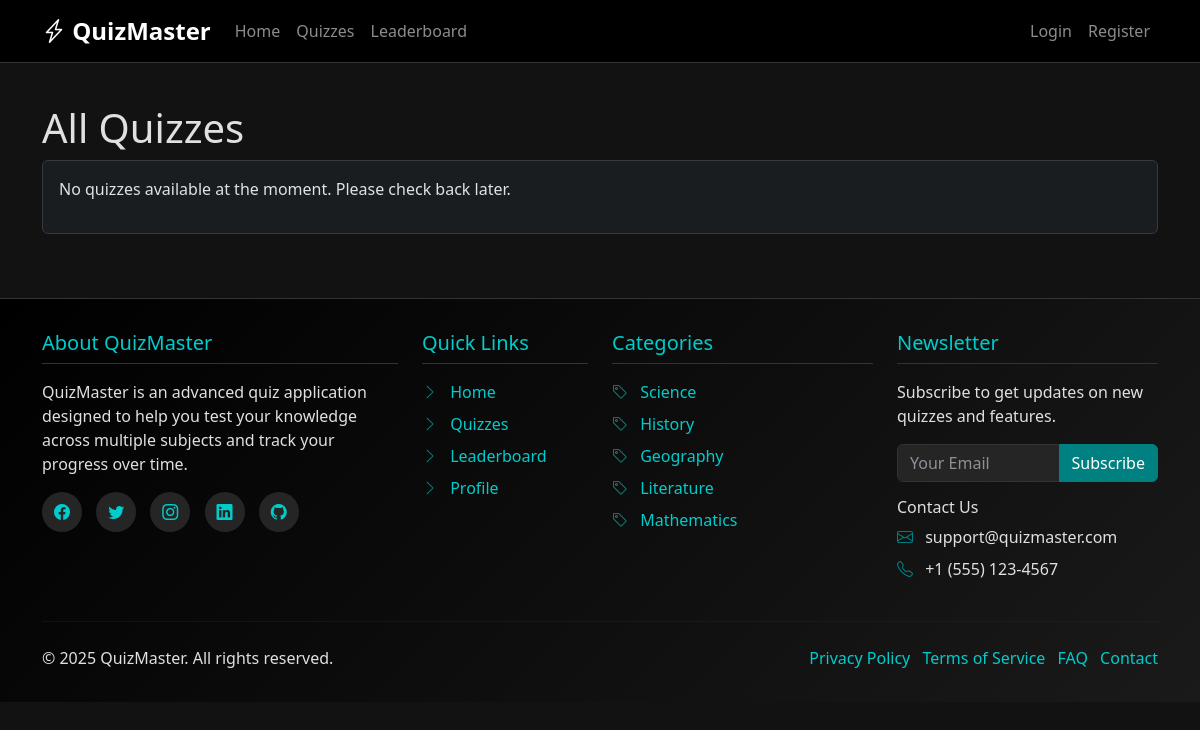
Before: /quizzes/ with the older database file.
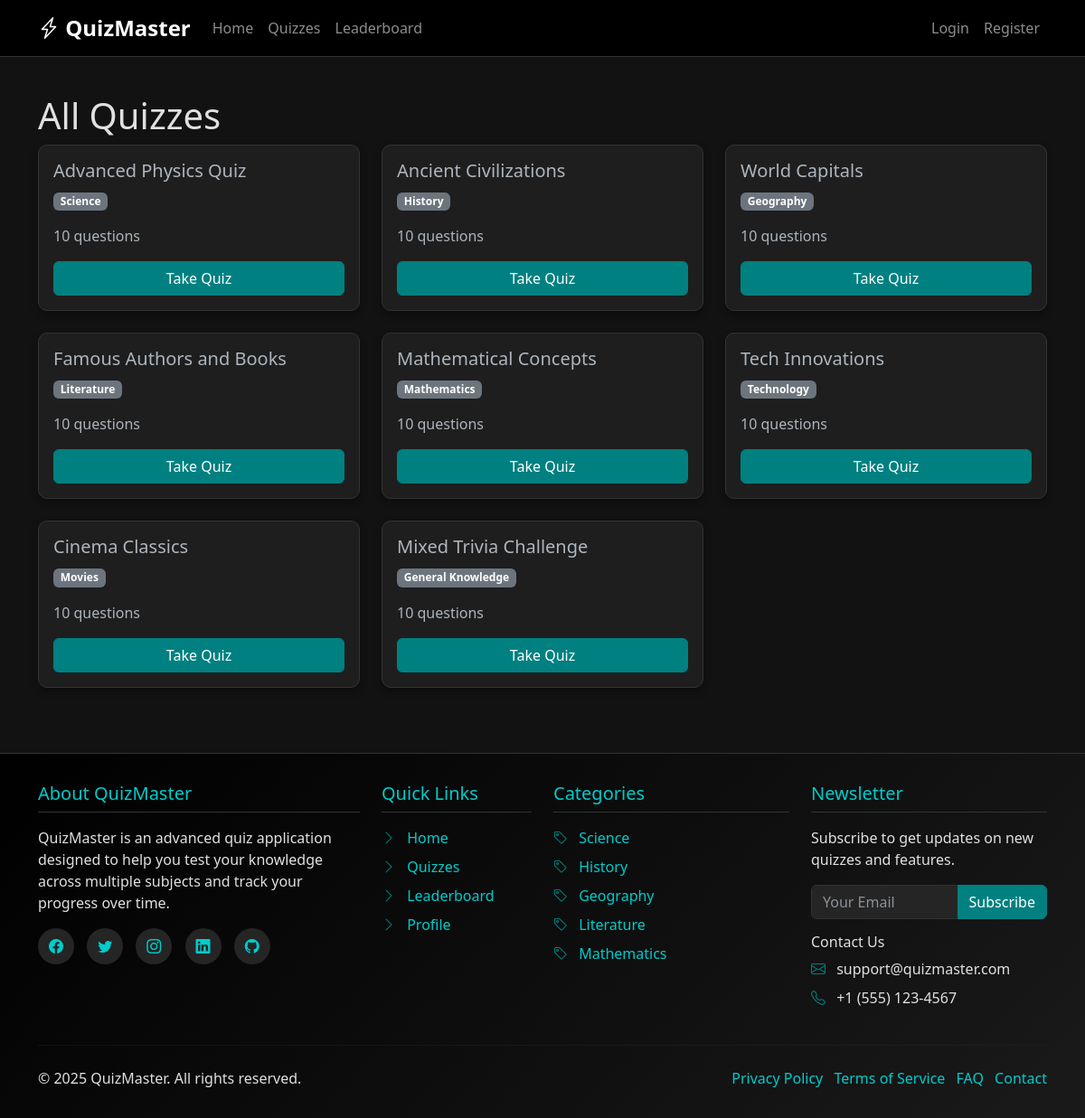
After: the same page with the newer database file.
### quiz/models.py (models this page shows, shortened)
class Quiz(models.Model):
    title = models.CharField(max_length=200)
    description = models.TextField(blank=True)
    category = models.ForeignKey(Category, on_delete=models.CASCADE, related_name="quizzes")
    created_at = models.DateTimeField(auto_now_add=True)
    is_active = models.BooleanField(default=True)
    time_limit = models.PositiveIntegerField(
        help_text="Time limit in minutes (0 for no limit)",
        default=0
    )
    class Meta:
        indexes = [
            models.Index(fields=['category']),
            models.Index(fields=['is_active']),
            models.Index(fields=['-created_at']),
        ]

class Category(models.Model):
    name = models.CharField(max_length=100, unique=True)
    description = models.TextField(blank=True)
    created_at = models.DateTimeField(auto_now_add=True)
    class Meta:
        verbose_name_plural = "Categories"
        indexes = [
            models.Index(fields=['name']),
        ]

### quiz/views.py (the view)
# urls.py: path("quizzes/", views.quiz_list, name="quiz_list"),
def quiz_list(request):
    quizzes = Quiz.objects.select_related('category').filter(is_active=True)
    paginator = Paginator(quizzes, 12)  # Show 12 quizzes per page
    page_number = request.GET.get('page')
    page_obj = paginator.get_page(page_number)
    return render(request, 'quiz/quiz_list.html', {'page_obj': page_obj})

### quiz/templates/quiz/quiz_list.html (shortened to what this page needs)
{% extends "quiz/base.html" %}
{% block content %}
<div class="container my-5">
  <h1>All Quizzes</h1>
  <div class="row">
    {% for quiz in page_obj %}
    <div class="col-md-4 mb-4">
      <div class="card h-100">
        <div class="card-body d-flex flex-column">
          <h5 class="card-title">{{ quiz.title }}</h5>
          <p class="card-text">
            <span class="badge bg-secondary">{{ quiz.category.name }}</span>
          </p>
          <p class="card-text flex-grow-1">
            {{ quiz.questions.count }} questions
          </p>
          <a href="{% url 'quiz_detail' quiz.id %}" class="btn btn-primary mt-auto">Take Quiz</a>
        </div>
      </div>
    </div>
    {% empty %}
    <div class="col-12">
      <div class="alert alert-dark">
        <p>No quizzes available at the moment. Please check back later.</p>
      </div>
    </div>
    {% endfor %}
  </div>
</div>
{% endblock %}

### quiz/templates/quiz/base.html (shortened to what this page needs)
<!doctype html>
<html lang="en" data-bs-theme="dark">
<head>
  <link href="https://cdn.jsdelivr.net/npm/bootstrap@5.3.0/dist/css/bootstrap.min.css" rel="stylesheet">
  <link rel="stylesheet" href="https://cdn.jsdelivr.net/npm/bootstrap-icons@1.10.0/font/bootstrap-icons.css">
</head>
<body>
  <nav class="navbar navbar-expand-lg navbar-dark fixed-top">
    <div class="container">
      <a class="navbar-brand" href="{% url 'home' %}">
        <i class="bi bi-lightning-charge"></i> QuizMaster
      </a>
      <div class="collapse navbar-collapse" id="navbarNav">
        <ul class="navbar-nav me-auto">
          <li class="nav-item">
            <a class="nav-link" href="{% url 'home' %}">Home</a>
          </li>
          <li class="nav-item">
            <a class="nav-link" href="{% url 'quiz_list' %}">Quizzes</a>
          </li>
          <li class="nav-item">
            <a class="nav-link" href="{% url 'leaderboard' %}">Leaderboard</a>
          </li>
        </ul>
        <ul class="navbar-nav">
          {% if user.is_authenticated %}
            <li class="nav-item dropdown">
              <a class="nav-link dropdown-toggle" href="#" id="navbarDropdown" role="button" data-bs-toggle="dropdown">
                <i class="bi bi-person-circle"></i> {{ user.username }}
              </a>
              <ul class="dropdown-menu">
                <li><a class="dropdown-item" href="{% url 'profile' %}">Profile</a></li>
                <li><a class="dropdown-item" href="{% url 'quiz_history' %}">Quiz History</a></li>
                <li><hr class="dropdown-divider"></li>
                <li><a class="dropdown-item" href="{% url 'logout' %}">Logout</a></li>
              </ul>
            </li>
          {% else %}
            <li class="nav-item">
              <a class="nav-link" href="{% url 'login' %}">Login</a>
            </li>
            <li class="nav-item">
              <a class="nav-link" href="{% url 'register' %}">Register</a>
            </li>
          {% endif %}
        </ul>
      </div>
    </div>
  </nav>
  <main>
    {% block content %}{% endblock %}
  </main>
  <footer class="footer mt-5">
    <div class="container">
      <div class="row">
        <div class="col-md-4 mb-4 mb-md-0">
          <h5>About QuizMaster</h5>
          <p>QuizMaster is an advanced quiz application designed to help you test your knowledge across multiple subjects and track your progress over time.</p>
          <div class="mt-3">
            <a href="#" class="social-icon"><i class="bi bi-facebook"></i></a>
            <a href="#" class="social-icon"><i class="bi bi-twitter"></i></a>
            <a href="#" class="social-icon"><i class="bi bi-instagram"></i></a>
            <a href="#" class="social-icon"><i class="bi bi-linkedin"></i></a>
            <a href="#" class="social-icon"><i class="bi bi-github"></i></a>
          </div>
        </div>
        <div class="col-md-2 mb-4 mb-md-0">
          <h5>Quick Links</h5>
          <ul class="list-unstyled footer-links">
            <li><a href="{% url 'home' %}"><i class="bi bi-chevron-right"></i> Home</a></li>
            <li><a href="{% url 'quiz_list' %}"><i class="bi bi-chevron-right"></i> Quizzes</a></li>
            <li><a href="{% url 'leaderboard' %}"><i class="bi bi-chevron-right"></i> Leaderboard</a></li>
            <li><a href="{% url 'profile' %}"><i class="bi bi-chevron-right"></i> Profile</a></li>
          </ul>
        </div>
        <div class="col-md-3 mb-4 mb-md-0">
          <h5>Categories</h5>
          <ul class="list-unstyled footer-links">
            <li><a href="#"><i class="bi bi-tag"></i> Science</a></li>
            <li><a href="#"><i class="bi bi-tag"></i> History</a></li>
            <li><a href="#"><i class="bi bi-tag"></i> Geography</a></li>
            <li><a href="#"><i class="bi bi-tag"></i> Literature</a></li>
            <li><a href="#"><i class="bi bi-tag"></i> Mathematics</a></li>
          </ul>
        </div>
        <div class="col-md-3">
          <h5>Newsletter</h5>
          <p>Subscribe to get updates on new quizzes and features.</p>
          <form class="newsletter-form">
            <div class="input-group">
              <input type="email" class="form-control" placeholder="Your Email">
              <button class="btn btn-primary" type="button">Subscribe</button>
            </div>
          </form>
          <div class="mt-3">
            <h6>Contact Us</h6>
            <ul class="list-unstyled footer-links">
              <li><i class="bi bi-envelope"></i> support@quizmaster.com</li>
              <li><i class="bi bi-telephone"></i> +1 (555) 123-4567</li>
            </ul>
          </div>
        </div>
      </div>
      <hr class="mt-4 mb-4" style="border-color: #333;">
      <div class="row align-items-center">
        <div class="col-md-6 text-center text-md-start">
          <p class="mb-0">&copy; 2025 QuizMaster. All rights reserved.</p>
        </div>
        <div class="col-md-6 text-center text-md-end">
          <ul class="list-inline mb-0">
            <li class="list-inline-item"><a href="#">Privacy Policy</a></li>
            <li class="list-inline-item"><a href="#">Terms of Service</a></li>
            <li class="list-inline-item"><a href="#">FAQ</a></li>
            <li class="list-inline-item"><a href="#">Contact</a></li>
          </ul>
        </div>
      </div>
    </div>
  </footer>
</body>
</html>

### quiz/templates/quiz/base.html (style rules this page uses)
body { padding-top: 56px; background-color: #121212; color: #e0e0e0; }
.navbar { background-color: #000 !important; border-bottom: 1px solid #333; }
.navbar-brand { font-weight: bold; font-size: 1.5rem; color: #fff !important; }
.card { background-color: #1e1e1e; border: 1px solid #333; border-radius: 10px; box-shadow: 0 4px 8px rgba(0,0,0,0.3); }
.btn-primary { background-color: #008080; border-color: #008080; }
.footer { background: linear-gradient(135deg, #000000 0%, #1a1a1a 100%); border-top: 1px solid #333; color: #e0e0e0; padding: 2rem 0; }
.footer a { color: #00cccc; text-decoration: none; }
.footer h5 { color: #00cccc; border-bottom: 1px solid #333; padding-bottom: 0.5rem; margin-bottom: 1rem; }
.social-icon { display: inline-block; width: 40px; height: 40px; background-color: #252525; border-radius: 50%; text-align: center; line-height: 40px; margin-right: 10px; transition: all 0.3s ease; }
.footer-links li { margin-bottom: 0.5rem; }
.footer-links i { margin-right: 0.5rem; color: #008080; }
.newsletter-form .form-control { background-color: #252525; border: 1px solid #333; color: #e0e0e0; }
.newsletter-form .btn { background-color: #008080; border-color: #008080; }
.form-control, .form-select { background-color: #252525; border: 1px solid #333; color: #e0e0e0; }
a { color: #00cccc; }
.badge.bg-secondary { background-color: #6c757d !important; }

Changed rows visible on the page:
added Quiz: title "Advanced Physics Quiz", category.name "Science", questions.count "10"
added Quiz: title "Ancient Civilizations", category.name "History", questions.count "10"
added Quiz: title "World Capitals", category.name "Geography", questions.count "10"
added Quiz: title "Famous Authors and Books", category.name "Literature", questions.count "10"
added Quiz: title "Mathematical Concepts", category.name "Mathematics", questions.count "10"
added Quiz: title "Tech Innovations", category.name "Technology", questions.count "10"
added Quiz: title "Cinema Classics", category.name "Movies", questions.count "10"
added Quiz: title "Mixed Trivia Challenge", category.name "General Knowledge", questions.count "10"
Other visible differences:
text no longer shown: "No quizzes available at the moment. Please check back later."
